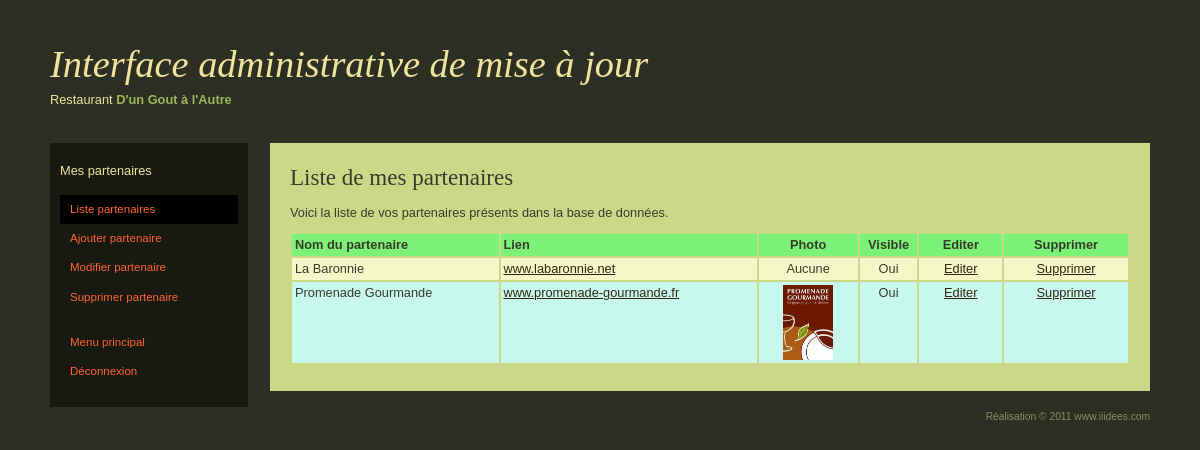
The page /iagdugala/part_list.php (signed in) on the database its author committed.
### tables this page shows
CREATE TABLE `partenaires` (
  `id` int(10) unsigned NOT NULL auto_increment,
  `nom_fr` varchar(100) NOT NULL,
  `nom_gb` varchar(100) NOT NULL,
  `description_fr` text NOT NULL,
  `description_gb` text NOT NULL,
  `lien` varchar(150) NOT NULL,
  `photo` varchar(45) NOT NULL default 'A',
  `visible` enum('Oui','Non') NOT NULL,
  `date_creation` timestamp NOT NULL default CURRENT_TIMESTAMP,
  PRIMARY KEY  (`id`)
);

### iagdugala/part_list.php (the view, shortened to what this page needs)
<?php
		include('../inclusion/admintete.php');
		echo '<h2>Liste de mes partenaires</h2>';
		$q = "SELECT id, nom_fr, lien, photo, visible FROM partenaires ORDER BY nom_fr ASC";
		$r = @mysqli_query($dbc, $q);
		if (mysqli_num_rows($r) > 0) {
			echo '<p><p>Voici la liste de vos partenaires pr&eacute;sents dans la base de donn&eacute;es.</p>
			<table width="100%" border="0" cellpadding="3">
			<tr bgcolor="#7cf376"><td width="25%" align="left"><b>Nom du partenaire</b></td><td width="31%" align="left"><b>Lien</b></td><td width="12%" align="center"><b>Photo</b></td>
			<td width="7%" align="center"><b>Visible</b></td><td width="10%" align="center"><b>Editer</b></td>
			<td width="15%" align="center"><b>Supprimer</b></td></tr>';
			$bg = '#c8f7ee';
			while ($row=mysqli_fetch_array($r, MYSQLI_ASSOC)) {
				$bg = ($bg=='#c8f7ee' ? '#f6f7c8' : '#c8f7ee');
				echo '<tr bgcolor="' . $bg . '"><td align="left" valign="top">' . $row['nom_fr'] . '</td>';
				echo '<td align="left" valign="top"><a href="http://' . $row['lien'] . '" title="Cliquez ici pour aller sur le site &quot;http://' . $row['lien'] . '&quot;." target="_blank">' . $row['lien'] . '</a></td>';
				if ($row['photo'] == 'A') {
					echo '<td align="center" valign="top">Aucune</td>';
				} else {
					$image = $row['photo'];
					$piece = explode('.',$image);
					$file = '../images/' . $piece[0] . '_th.' . $piece[1];
					if (file_exists($file)) {
						$size = getimagesize ($file);
						echo '<td align="center"><img src="' . $file . '" alt="image du site : ' . $row['lien'] . '." title="image du site : ' . $row['lien'] . '." border="0" width="' . $size[0]/2 . '" height="' . $size[1]/2 . '" /></td>';
					} else {
						echo '<td align="center" valign="top">Image non pr&eacute;sente sur le serveur</td>';
					}
				}
				echo '<td align="center" valign="top">' . $row['visible'] . '</td>';
				echo '<td align="center" valign="top"><a href="part_mod_main.php?partid=' . $row['id'] . '" title="Cliquez ici pour &eacute;diter ce partenaire.">Editer</a></td>';
				echo '<td align="center" valign="top"><a href="part_del_main.php?partid=' . $row['id'] . '" title="Cliquez ici pour supprimer ce partenaire." onClick="if(confirm(\'Voulez-vous vraiment supprimer ce partenaire ?\')) return true; else return false;">Supprimer</a></td></tr>';
			}
			echo '</table><br />';
		} else {
			echo "<p>Il n'y a aucun partenaire enregistr&eacute; dans la base donn&eacute;es.</p>";
		}
		include('../inclusion/adminpied.php');
?>

### css/admin.css (style rules this page uses)
html { font-size: 100%; }
body { margin: 0; padding: 10px 20px; font-family: Verdana, "Bitstream Vera Sans", "Lucida Grande", sans-serif; font-size: .8em; line-height: 1.25; color: black; background: white; }
h1, h2, h3, h4, h5, h6 { margin: 1em 0 .5em 0; }
h1, h2 { font-family: Georgia, "Bitstream Vera Serif", Norasi, serif; font-weight: normal; }
h2 { font-size: 1.8em; }
p { margin: .75em 0; }
a { color: mediumblue; text-decoration: underline; }
body { color: #F0E39E; background: #2C2F22; }
a { color: #FF6533; }
#contenu a { color: #332510; }
body { padding: 20px 50px; }
#contenu > :first-child { margin-top: 10px; }
#contenu p, #contenu li { line-height: 1.5; }

### rows shown on the page
partenaires: nom_fr "La Baronnie", lien "www.labaronnie.net", photo "Aucune", visible "Oui"
partenaires: nom_fr "Promenade Gourmande", lien "www.promenade-gourmande.fr", visible "Oui"

### other values the page prints
$cetpage[$i]['no'] "Liste partenaires"
$cetpage[$i]['no'] "Ajouter partenaire"
$cetpage[$i]['no'] "Modifier partenaire"
$cetpage[$i]['no'] "Supprimer partenaire"
